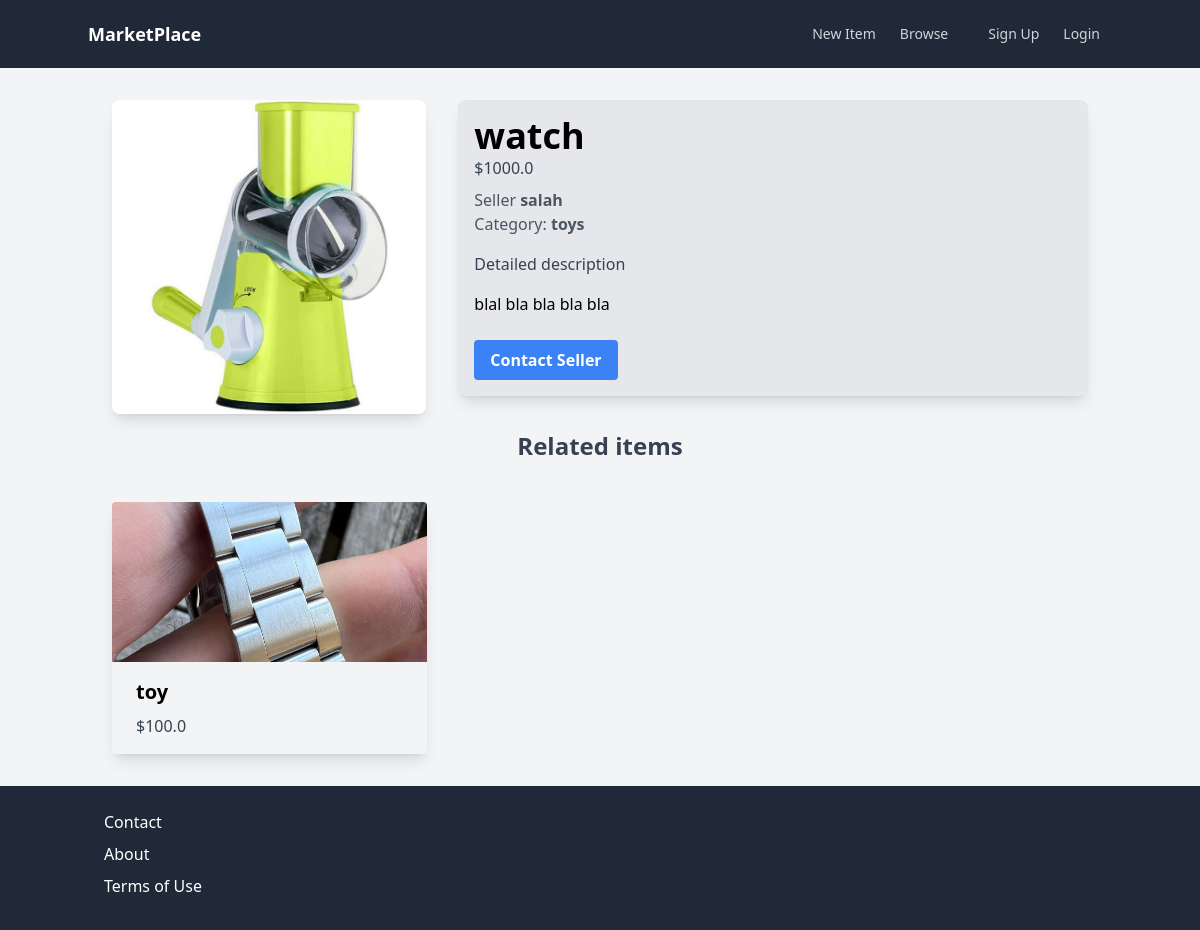
/items/4/, run on an earlier commit of the app's database.
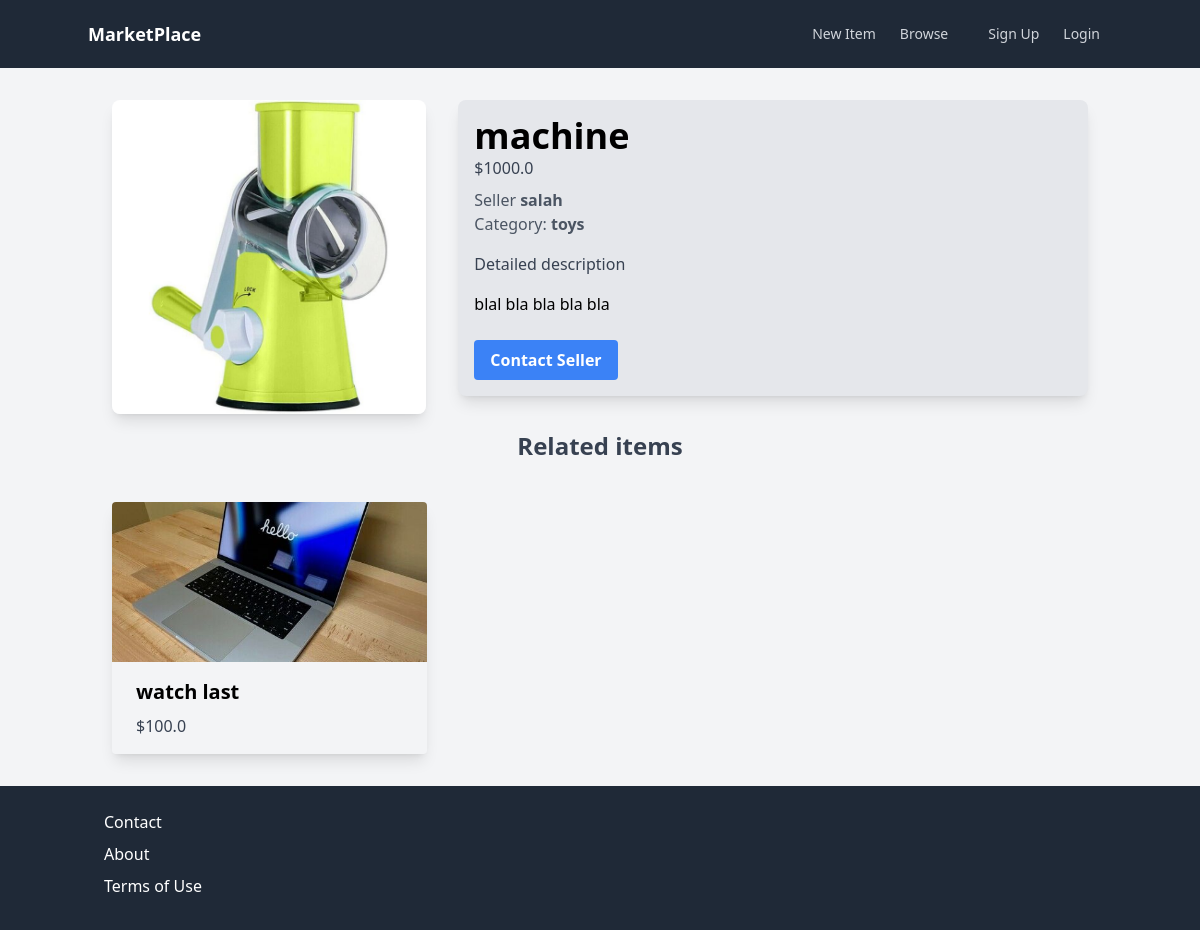
And on a later commit of the database.
### item/models.py (models this page shows, shortened)
class Item(models.Model):
    name = models.CharField(max_length = 255)
    description = models.TextField(blank=True, null=True)
    price = models.FloatField()
    is_sold = models.BooleanField(default=False)
    created_at = models.DateTimeField(auto_now_add=True)
    image = models.ImageField(upload_to="items_images", blank=True, null=True)
    created_by = models.ForeignKey(User, related_name="items", on_delete=models.CASCADE)
    category = models.ForeignKey(Category, related_name="items", on_delete=models.CASCADE)

class Category(models.Model):
    name = models.CharField(max_length = 255)
    class Meta:
        ordering = ('name',)
        verbose_name_plural = "categories"

### item/views.py (the view)
# urls.py: path('<int:pk>/',views.detail, name="detail"),
def detail(request,pk):
    item = get_object_or_404(Item,pk=pk)
    related_items = Item.objects.filter(category=item.category, is_sold=False).exclude(pk=pk)[0:3]
    return render(request, 'item/detail.html',{
        'item':item,
        'related_items' : related_items
    })

### item/templates/item/detail.html (shortened to what this page needs)
{% extends "main/base.html" %}
{% block content %}
<div class="container mx-auto p-6">
    <div class="md:flex md:items-start md:space-x-8">
        <div class="md:w-1/2 lg:w-1/3">
            <img class="rounded-lg shadow-lg w-full h-100 object-cover" src="{{item.image.url}}" alt="Product Image">
        </div>
        <div class="md:w-1/2 lg:w-2/3 mt-4 md:mt-0 bg-gray-200 px-4 py-4 rounded-lg shadow-lg">
            <h2 class="text-4xl font-bold">{{item.name}}</h2>
            <p class="text-gray-700 text-base">${{item.price}}</p>
            <p class="text-gray-600 mt-2">Seller <span class="font-semibold">{{item.created_by.username}}</span></p>
            <p class="text-gray-600">Category: <span class="font-semibold">{{item.category.name}}</span></p>
            <div class="mt-4 mb-6">
                <p class="text-gray-700 text-base mb-4">Detailed description</p>
                <p>
                    {{item.description}}
                </p>
            </div>
            {% if request.user == item.created_by %}
                <a href='{% url "item:edit" item.id %}'>
                <button class="bg-teal-500 hover:bg-teal-700 text-white font-bold py-2 px-4 rounded focus:outline-none focus:shadow-outline">
                    Edit Item
                </button>
                    </a>
                    <a href='{% url "item:delete" item.id %}'>
                    <button class="bg-red-500 hover:bg-red-700 text-white font-bold py-2 px-4 rounded focus:outline-none focus:shadow-outline">
                        Delete Item
                    </button>
                        </a>
            {% else %}
                    <a href='{% url "conversation:new" item.id %}'>
                    <button class="bg-blue-500 hover:bg-blue-700 text-white font-bold py-2 px-4 rounded focus:outline-none focus:shadow-outline">
                        Contact Seller
                    </button>
                    </a>
            {% endif %}
        </div>
    </div>
    <h2 class="text-2xl font-bold mt-4 mb-2 text-center text-gray-700">Related items</h2>
    <div class="grid md:grid-cols-3 gap-4 mt-10">
    {% for item in related_items %}
    <a href='{% url "item:detail" item.id %}'>
        <div class="max-w-sm rounded overflow-hidden shadow-lg cursor-pointer hover:shadow-2xl transition duration-300 ease-in-out">
            <img class="w-full h-40 object-cover" src="{{item.image.url}}" alt="Product Image">
            <div class="px-6 py-4">
                <div class="font-bold text-xl mb-2">{{item.name}}</div>
                <p class="text-gray-700 text-base">${{item.price}}</p>
            </div>
        </div>
    </a>
        {% endfor %}
    </div>
</div>
{% endblock content %}

What changed in the data, as far as the page shows it:
changed Item "blal bla bla bla bla": name "watch" → "machine"
changed Item: image: a different picture; name "toy" → "watch last"
